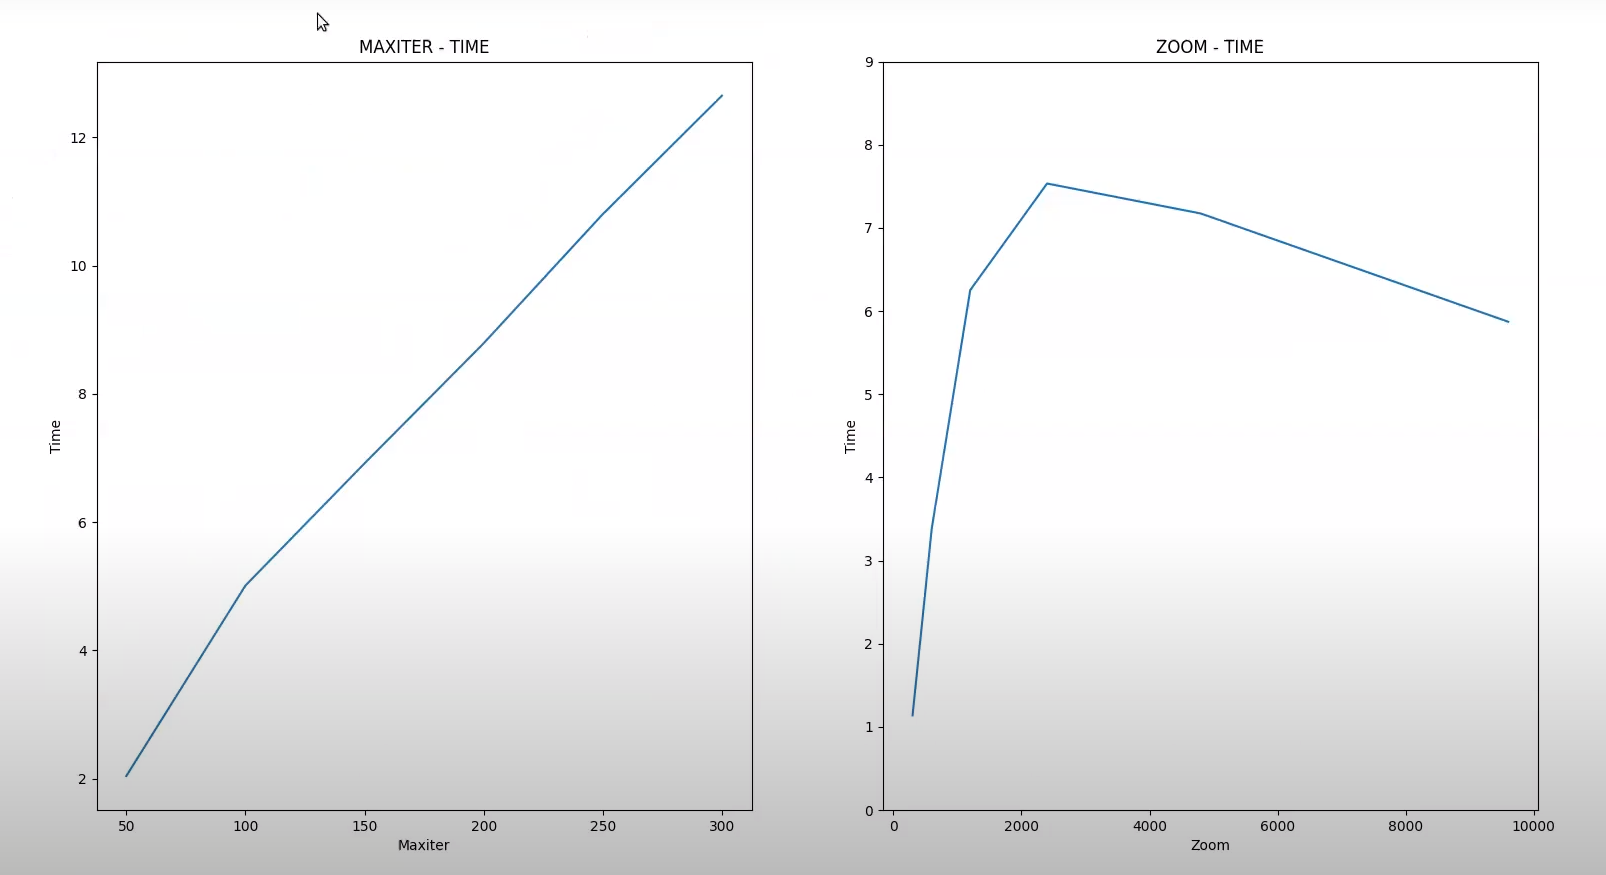

The Python source for this figure:
import numpy as np 
import matplotlib.pyplot as plt

list1=[]
list2=[]

f = open("itertimes.txt", "r")
for i in range(6):
	list1.append(f.readline())

itertimes = [int(i)/100000000 for i in list1]

N = [50,100,150,200,250,300]


g = open("zoomtimes.txt", "r")
for i in range(6):
	list2.append(g.readline())

zoomtimes = [int(i)/100000000 for i in list2]
M = [300,600,1200,2400,4800,9600]


plt.subplot(1,2,1)
plt.plot(N,itertimes)
plt.xlabel("Maxiter")
plt.ylabel("Time")
plt.title("MAXITER - TIME")

plt.subplot(1,2,2)
plt.plot(M,zoomtimes)
plt.xlabel("Zoom")
plt.ylabel("Time")
plt.yticks(np.arange(0, 10, step=1))
plt.title("ZOOM - TIME")


plt.show()
